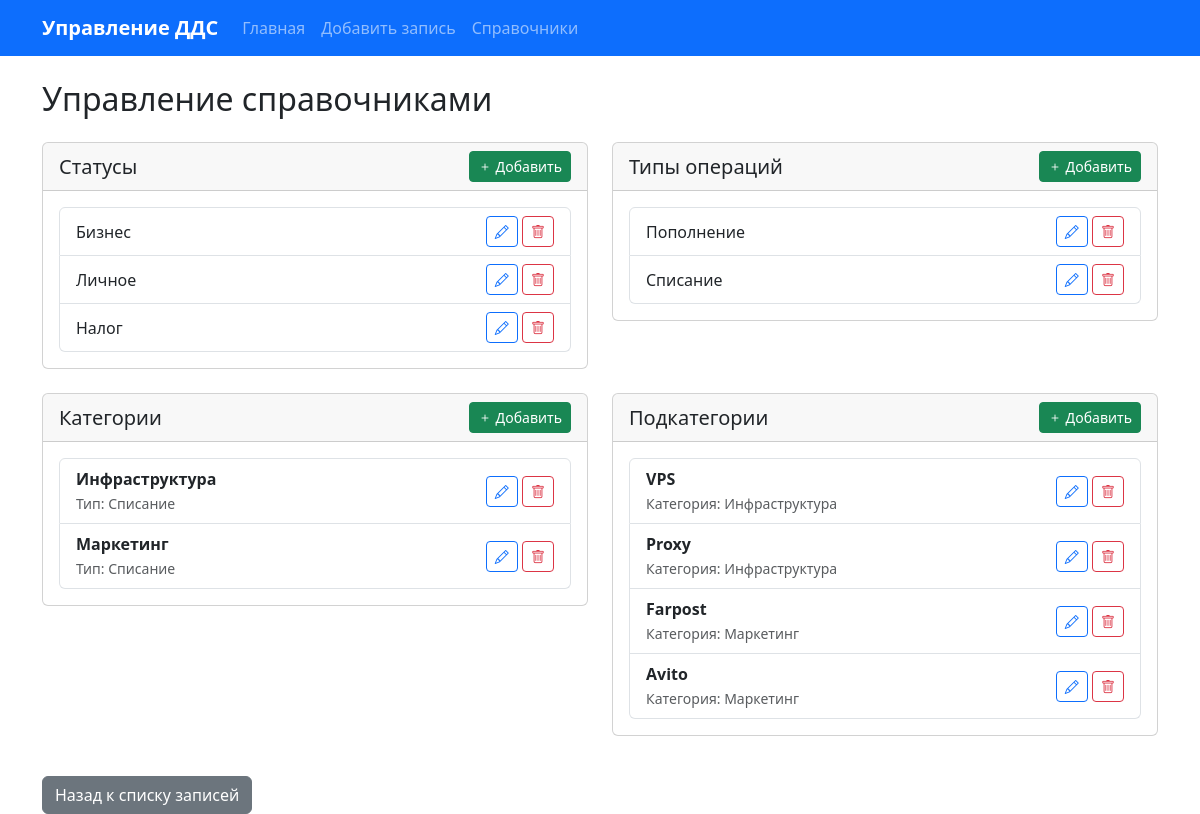
The page /dictionaries/ on the database its author committed.
### cash_flow_app/models.py (models this page shows, shortened)
class Status(models.Model):
    name = models.CharField(max_length=100, unique=True, verbose_name="Название")
    class Meta:
        verbose_name = "Статус"
        verbose_name_plural = "Статусы"

class Type(models.Model):
    name = models.CharField(max_length=100, unique=True, verbose_name="Название")
    class Meta:
        verbose_name = "Тип операции"
        verbose_name_plural = "Типы операций"
    def __str__(self):
        return self.name

class Category(models.Model):
    name = models.CharField(max_length=100, unique=True, verbose_name="Название")
    type = models.ForeignKey(Type, on_delete=models.CASCADE, verbose_name="Тип операции")
    class Meta:
        verbose_name = "Категория"
        verbose_name_plural = "Категории"
    def __str__(self):
        return self.name

class SubCategory(models.Model):
    name = models.CharField(max_length=100, verbose_name="Название")
    category = models.ForeignKey(Category, on_delete=models.CASCADE, verbose_name="Категория")
    class Meta:
        verbose_name = "Подкатегория"
        verbose_name_plural = "Подкатегории"
        unique_together = ('name', 'category')

### cash_flow_app/views.py (the view)
# urls.py: path('dictionaries/', views.manage_dictionaries, name='manage_dictionaries'),
def manage_dictionaries(request):
    context = {
        'statuses': Status.objects.all(),
        'types': Type.objects.all(),
        'categories': Category.objects.all(),
        'subcategories': SubCategory.objects.all(),
    }
    return render(request, 'cash_flow_app/dictionaries.html', context)

### cash_flow_app/templates/cash_flow_app/dictionaries.html (shortened to what this page needs)
{% extends 'cash_flow_app/base.html' %}
{% block content %}
<h2 class="mb-4">Управление справочниками</h2>
<div class="row">
    <div class="col-md-6 mb-4">
        <div class="card">
            <div class="card-header d-flex justify-content-between align-items-center">
                <h5 class="mb-0">Статусы</h5>
                <a href="{% url 'create_status' %}" class="btn btn-sm btn-success">
                    <i class="bi bi-plus"></i> Добавить
                </a>
            </div>
            <div class="card-body">
                <div class="list-group">
                    {% for status in statuses %}
                    <div class="list-group-item d-flex justify-content-between align-items-center">
                        {{ status.name }}
                        <div>
                            <a href="{% url 'edit_status' status.pk %}" class="btn btn-sm btn-outline-primary">
                                <i class="bi bi-pencil"></i>
                            </a>
                            <a href="{% url 'delete_status' status.pk %}" class="btn btn-sm btn-outline-danger" onclick="return confirm('Удалить статус?')">
                                <i class="bi bi-trash"></i>
                            </a>
                        </div>
                    </div>
                    {% empty %}
                    <div class="list-group-item text-center">Нет статусов</div>
                    {% endfor %}
                </div>
            </div>
        </div>
    </div>
    <div class="col-md-6 mb-4">
        <div class="card">
            <div class="card-header d-flex justify-content-between align-items-center">
                <h5 class="mb-0">Типы операций</h5>
                <a href="{% url 'create_type' %}" class="btn btn-sm btn-success">
                    <i class="bi bi-plus"></i> Добавить
                </a>
            </div>
            <div class="card-body">
                <div class="list-group">
                    {% for type in types %}
                    <div class="list-group-item d-flex justify-content-between align-items-center">
                        {{ type.name }}
                        <div>
                            <a href="{% url 'edit_type' type.pk %}" class="btn btn-sm btn-outline-primary">
                                <i class="bi bi-pencil"></i>
                            </a>
                            <a href="{% url 'delete_type' type.pk %}" class="btn btn-sm btn-outline-danger" onclick="return confirm('Удалить тип?')">
                                <i class="bi bi-trash"></i>
                            </a>
                        </div>
                    </div>
                    {% empty %}
                    <div class="list-group-item text-center">Нет типов</div>
                    {% endfor %}
                </div>
            </div>
        </div>
    </div>
    <div class="col-md-6 mb-4">
        <div class="card">
            <div class="card-header d-flex justify-content-between align-items-center">
                <h5 class="mb-0">Категории</h5>
                <a href="{% url 'create_category' %}" class="btn btn-sm btn-success">
                    <i class="bi bi-plus"></i> Добавить
                </a>
            </div>
            <div class="card-body">
                <div class="list-group">
                    {% for category in categories %}
                    <div class="list-group-item d-flex justify-content-between align-items-center">
                        <div>
                            <strong>{{ category.name }}</strong>
                            <br>
                            <small class="text-muted">Тип: {{ category.type }}</small>
                        </div>
                        <div>
                            <a href="{% url 'edit_category' category.pk %}" class="btn btn-sm btn-outline-primary">
                                <i class="bi bi-pencil"></i>
                            </a>
                            <a href="{% url 'delete_category' category.pk %}" class="btn btn-sm btn-outline-danger" onclick="return confirm('Удалить категорию?')">
                                <i class="bi bi-trash"></i>
                            </a>
                        </div>
                    </div>
                    {% empty %}
                    <div class="list-group-item text-center">Нет категорий</div>
                    {% endfor %}
                </div>
            </div>
        </div>
    </div>
    <div class="col-md-6 mb-4">
        <div class="card">
            <div class="card-header d-flex justify-content-between align-items-center">
                <h5 class="mb-0">Подкатегории</h5>
                <a href="{% url 'create_subcategory' %}" class="btn btn-sm btn-success">
                    <i class="bi bi-plus"></i> Добавить
                </a>
            </div>
            <div class="card-body">
                <div class="list-group">
                    {% for subcategory in subcategories %}
                    <div class="list-group-item d-flex justify-content-between align-items-center">
                        <div>
                            <strong>{{ subcategory.name }}</strong>
                            <br>
                            <small class="text-muted">Категория: {{ subcategory.category }}</small>
                        </div>
                        <div>
                            <a href="{% url 'edit_subcategory' subcategory.pk %}" class="btn btn-sm btn-outline-primary">
                                <i class="bi bi-pencil"></i>
                            </a>
                            <a href="{% url 'delete_subcategory' subcategory.pk %}" class="btn btn-sm btn-outline-danger" onclick="return confirm('Удалить подкатегорию?')">
                                <i class="bi bi-trash"></i>
                            </a>
                        </div>
                    </div>
                    {% empty %}
                    <div class="list-group-item text-center">Нет подкатегорий</div>
                    {% endfor %}
                </div>
            </div>
        </div>
    </div>
</div>
<div class="mt-3">
    <a href="{% url 'index' %}" class="btn btn-secondary">Назад к списку записей</a>
</div>
{% endblock %}

### cash_flow_app/templates/cash_flow_app/base.html (shortened to what this page needs)
<!DOCTYPE html>
<html lang="ru">
<head>
    <link href="https://cdn.jsdelivr.net/npm/bootstrap@5.3.0/dist/css/bootstrap.min.css" rel="stylesheet">
    <link href="https://cdn.jsdelivr.net/npm/bootstrap-icons@1.10.0/font/bootstrap-icons.css" rel="stylesheet">
</head>
<body>
    <nav class="navbar navbar-expand-lg navbar-dark bg-primary">
        <div class="container">
            <a class="navbar-brand" href="{% url 'index' %}">Управление ДДС</a>
            <div class="collapse navbar-collapse" id="navbarNav">
                <ul class="navbar-nav me-auto">
                    <li class="nav-item">
                        <a class="nav-link" href="{% url 'index' %}">Главная</a>
                    </li>
                    <li class="nav-item">
                        <a class="nav-link" href="{% url 'create_record' %}">Добавить запись</a>
                    </li>
                    <li class="nav-item">
                        <a class="nav-link" href="{% url 'manage_dictionaries' %}">Справочники</a>
                    </li>
                </ul>
            </div>
        </div>
    </nav>
    <div class="container mt-4">
        {% block content %}
        {% endblock %}
    </div>
</body>
</html>

### cash_flow_app/templates/cash_flow_app/base.html (style rules this page uses)
.navbar-brand { font-weight: bold; }

### rows shown on the page
Status: name "Бизнес"
Status: name "Личное"
Status: name "Налог"
Type: name "Пополнение"
Type: name "Списание"
Category: name "Инфраструктура", type "Списание"
Category: name "Маркетинг", type "Списание"
SubCategory: name "VPS", category "Инфраструктура"
SubCategory: name "Proxy", category "Инфраструктура"
SubCategory: name "Farpost", category "Маркетинг"
SubCategory: name "Avito", category "Маркетинг"
